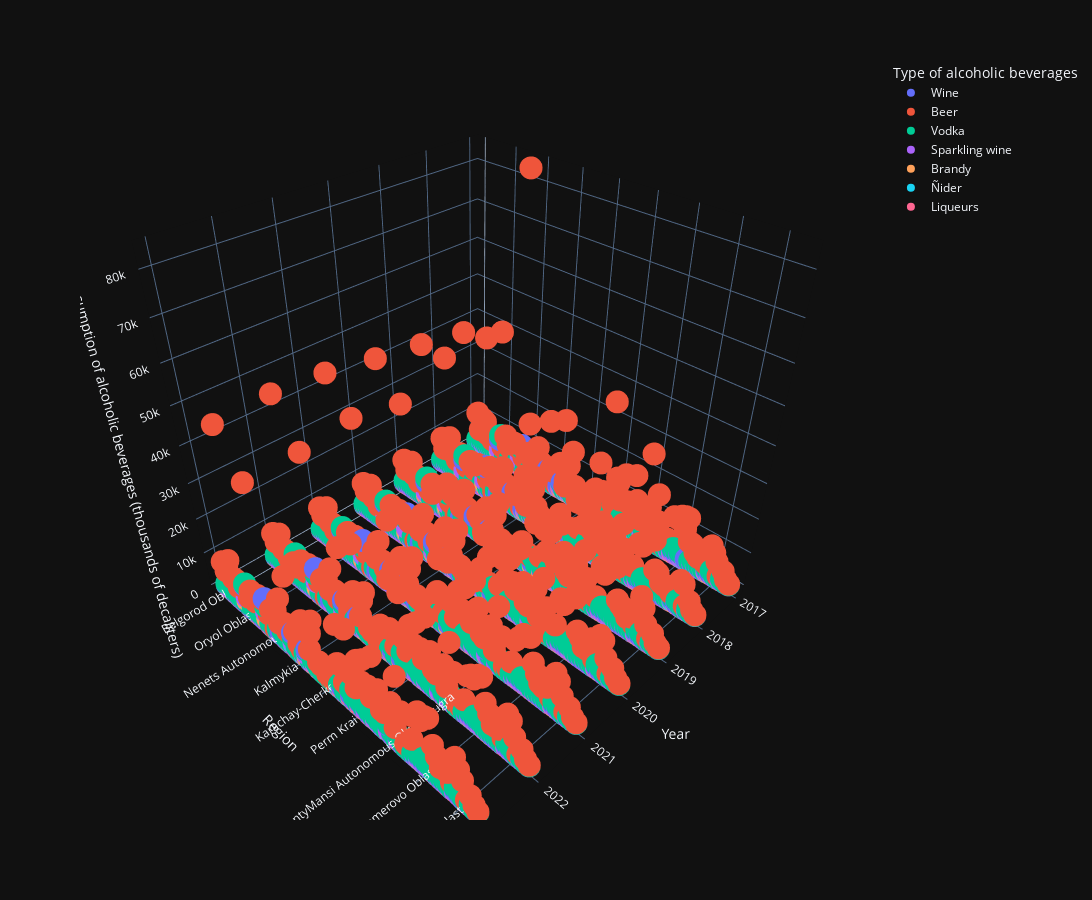

Notebook cell for this chart:
### Code cell
# 3D scatter plot
fig = px.scatter_3d(df,
                    x='Year',
                    y='Region',
                    z='Consumption of alcoholic beverages (thousands of decaliters)',
                    color='Type of alcoholic beverages',
                    height=900,
                    width=1200)

fig.show()

### Figure 1 — Plotly figure (JSON) as saved in the notebook; plotly's stock layout.template omitted (floating-point values rounded to 4 significant figures; data arrays with more than 128 entries replaced by an {"elided": "..."} marker saying what was removed)
{"data": [{"hovertemplate": "Type of alcoholic beverages=Wine<br>Year=%{x}<br>Region=%{y}<br>Consumption of alcoholic beverages (thousands of decaliters)=%{z}<extra></extra>", "legendgroup": "Wine", "marker": {"color": "#636efa", "symbol": "circle"}, "mode": "markers", "name": "Wine", "scene": "scene", "showlegend": true, "x": {"elided": "595 int values"}, "y": {"elided": "595 str values"}, "z": {"elided": "595 float values"}, "type": "scatter3d"}, {"hovertemplate": "Type of alcoholic beverages=Beer<br>Year=%{x}<br>Region=%{y}<br>Consumption of alcoholic beverages (thousands of decaliters)=%{z}<extra></extra>", "legendgroup": "Beer", "marker": {"color": "#EF553B", "symbol": "circle"}, "mode": "markers", "name": "Beer", "scene": "scene", "showlegend": true, "x": {"elided": "595 int values"}, "y": {"elided": "595 str values"}, "z": {"elided": "595 float values"}, "type": "scatter3d"}, {"hovertemplate": "Type of alcoholic beverages=Vodka<br>Year=%{x}<br>Region=%{y}<br>Consumption of alcoholic beverages (thousands of decaliters)=%{z}<extra></extra>", "legendgroup": "Vodka", "marker": {"color": "#00cc96", "symbol": "circle"}, "mode": "markers", "name": "Vodka", "scene": "scene", "showlegend": true, "x": {"elided": "595 int values"}, "y": {"elided": "595 str values"}, "z": {"elided": "595 float values"}, "type": "scatter3d"}, {"hovertemplate": "Type of alcoholic beverages=Sparkling wine<br>Year=%{x}<br>Region=%{y}<br>Consumption of alcoholic beverages (thousands of decaliters)=%{z}<extra></extra>", "legendgroup": "Sparkling wine", "marker": {"color": "#ab63fa", "symbol": "circle"}, "mode": "markers", "name": "Sparkling wine", "scene": "scene", "showlegend": true, "x": {"elided": "595 int values"}, "y": {"elided": "595 str values"}, "z": {"elided": "595 float values"}, "type": "scatter3d"}, {"hovertemplate": "Type of alcoholic beverages=Brandy<br>Year=%{x}<br>Region=%{y}<br>Consumption of alcoholic beverages (thousands of decaliters)=%{z}<extra></extra>", "legendgroup": "Brandy", "marker": {"color": "#FFA15A", "symbol": "circle"}, "mode": "markers", "name": "Brandy", "scene": "scene", "showlegend": true, "x": {"elided": "595 int values"}, "y": {"elided": "595 str values"}, "z": {"elided": "595 float values"}, "type": "scatter3d"}, {"hovertemplate": "Type of alcoholic beverages=Ñider<br>Year=%{x}<br>Region=%{y}<br>Consumption of alcoholic beverages (thousands of decaliters)=%{z}<extra></extra>", "legendgroup": "Ñider", "marker": {"color": "#19d3f3", "symbol": "circle"}, "mode": "markers", "name": "Ñider", "scene": "scene", "showlegend": true, "x": {"elided": "595 int values"}, "y": {"elided": "595 str values"}, "z": {"elided": "595 float values"}, "type": "scatter3d"}, {"hovertemplate": "Type of alcoholic beverages=Liqueurs<br>Year=%{x}<br>Region=%{y}<br>Consumption of alcoholic beverages (thousands of decaliters)=%{z}<extra></extra>", "legendgroup": "Liqueurs", "marker": {"color": "#FF6692", "symbol": "circle"}, "mode": "markers", "name": "Liqueurs", "scene": "scene", "showlegend": true, "x": {"elided": "595 int values"}, "y": {"elided": "595 str values"}, "z": {"elided": "595 float values"}, "type": "scatter3d"}], "layout": {"scene": {"domain": {"x": [0.0, 1.0], "y": [0.0, 1.0]}, "xaxis": {"title": {"text": "Year"}}, "yaxis": {"title": {"text": "Region"}}, "zaxis": {"title": {"text": "Consumption of alcoholic beverages (thousands of decaliters)"}}}, "legend": {"title": {"text": "Type of alcoholic beverages"}, "tracegroupgap": 0}, "margin": {"t": 60}, "height": 900, "width": 1200}}
